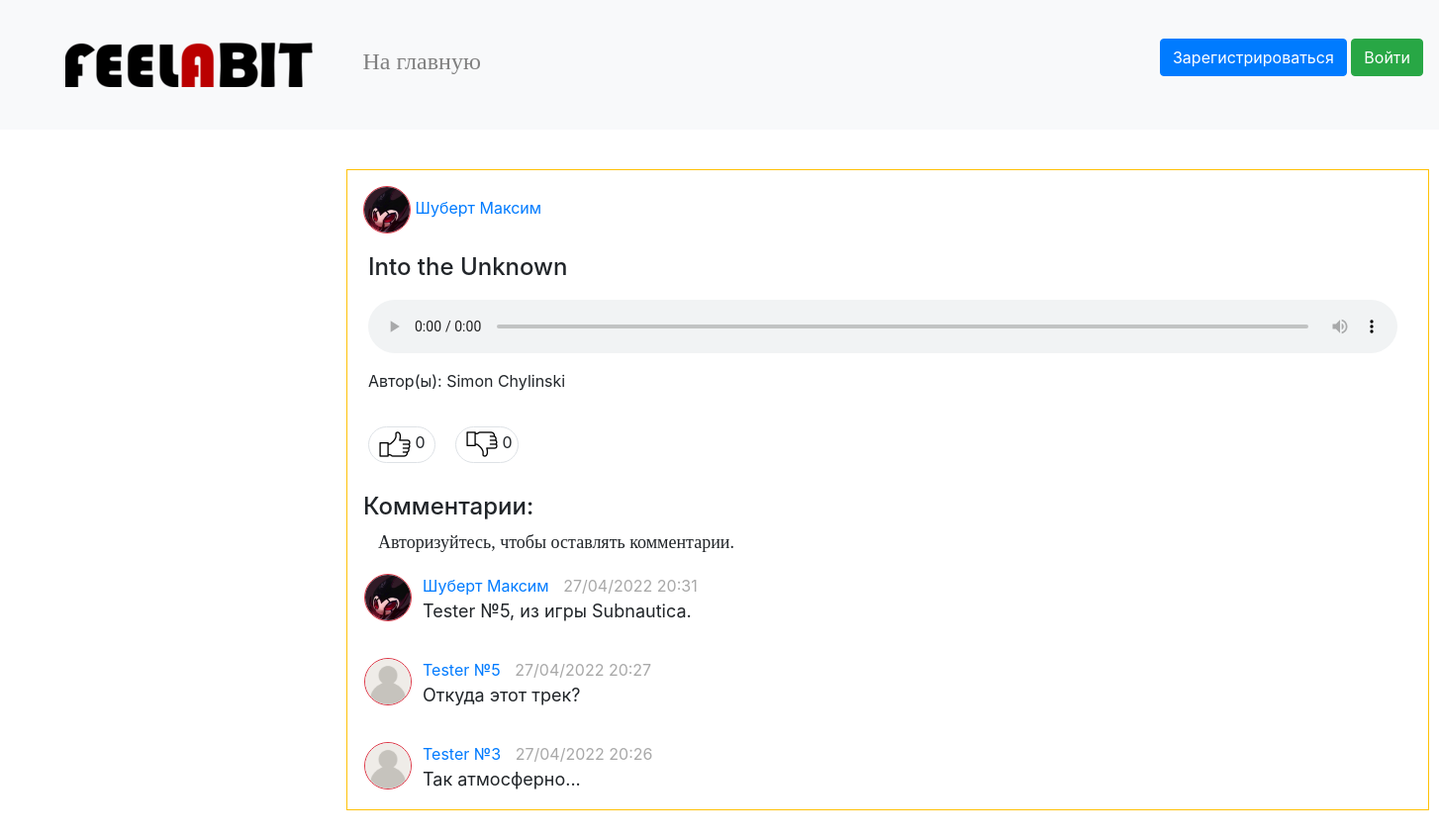
Screenshot of /comments/2 with the database file from the repository.
### data/users.py (models this page shows, shortened)
class User(SqlAlchemyBase, UserMixin, SerializerMixin):
    __tablename__ = 'users'
    id = sqlalchemy.Column(sqlalchemy.Integer, primary_key=True, autoincrement=True)
    surname = sqlalchemy.Column(sqlalchemy.String, nullable=True)
    name = sqlalchemy.Column(sqlalchemy.String, nullable=True)
    role = sqlalchemy.Column(sqlalchemy.String, nullable=True)
    email = sqlalchemy.Column(sqlalchemy.String, index=True, unique=True, nullable=True)
    age = sqlalchemy.Column(sqlalchemy.Integer, nullable=True)
    avatar_img = sqlalchemy.Column(sqlalchemy.String, default='/static/img/user.png')
    hashed_password = sqlalchemy.Column(sqlalchemy.String, nullable=True)
    modified_date = sqlalchemy.Column(sqlalchemy.DateTime, default=datetime.datetime.now)
    register_date = sqlalchemy.Column(sqlalchemy.DateTime, default=datetime.datetime.now)

### data/audio.py (models this page shows, shortened)
class Audio(SqlAlchemyBase, SerializerMixin):
    __tablename__ = 'audio'
    id = sqlalchemy.Column(sqlalchemy.Integer, primary_key=True, autoincrement=True)
    file = sqlalchemy.Column(sqlalchemy.String, nullable=True)
    publisher = sqlalchemy.Column(sqlalchemy.Integer, sqlalchemy.ForeignKey('users.id'))
    name = sqlalchemy.Column(sqlalchemy.String, nullable=True)
    author = sqlalchemy.Column(sqlalchemy.String, nullable=True)
    genre = sqlalchemy.Column(sqlalchemy.String, nullable=True)
    duration = sqlalchemy.Column(sqlalchemy.Integer, nullable=True)
    likes = sqlalchemy.Column(sqlalchemy.Integer, default=0)
    dislikes = sqlalchemy.Column(sqlalchemy.Integer, default=0)
    likers = sqlalchemy.Column(sqlalchemy.String, nullable=True)
    dislikers = sqlalchemy.Column(sqlalchemy.String, nullable=True)
    comments = sqlalchemy.Column(sqlalchemy.String, default='')
    publish_date = sqlalchemy.Column(sqlalchemy.DateTime, default=datetime.datetime.now)
    modified_date = sqlalchemy.Column(sqlalchemy.DateTime, default=datetime.datetime.now)

### main.py (the view)
@app.route('/comments/<int:audio_id>')
def comments(audio_id):
    db_sess = db_session.create_session()
    audio = db_sess.query(Audio).filter(Audio.id == audio_id).first()
    audio_comments = []
    if audio.comments:
        for comment_data in audio.comments.split('✓'):
            commentator_id, comment_text, comment_date = comment_data.replace('[', '').replace(']', '').split('Ø', 2)
            commentator = db_sess.query(User).filter(User.id == commentator_id).first()
            comment_id = audio.comments.split('✓').index(comment_data)
            audio_comments.append([commentator, comment_text, comment_date, comment_id])
    publisher = db_sess.query(User).filter(User.id == audio.publisher).first()
    publisher_name = publisher.surname + ' ' + publisher.name
    publisher_avatar = publisher.avatar_img
    audio_likers = map(int, audio.likers.split()) if audio.likers else []
    audio_dislikers = map(int, audio.dislikers.split()) if audio.dislikers else []
    audio_info = [audio.publisher, audio.author, audio.file, audio.name,
                  audio.genre, publisher_name, audio.id, audio.likes,
                  audio.dislikes, audio_likers, audio_dislikers, publisher_avatar]
    return render_template('comments.html', audio=audio_info, audio_comments=reversed(audio_comments))

### data/db_session.py (called while the page is built)
def create_session() -> Session:
    global __factory
    return __factory()

### templates/comments.html (shortened to what this page needs)
{% extends "base.html" %}
{% block content %}
    <table class="border rounded border-warning"
           style="margin-left: 250px;margin-right: 250px;margin-top: 40px;margin-bottom:40px">
        <tr>
            <td>
                <div>
                    <a href="/user/{{ audio[0] }}" style="margin-top: 15px;margin-left: 15px;display: inline-block">
                        <img src="{{ audio[11] }}" width="48px" height="48px"
                                class="border rounded-circle border-danger"/> {{ audio[5] }}
                    </a>
                    <h4 style="padding-top: 20px;padding-bottom: 10px;padding-left: 20px">{{ audio[3] }}</h4>
                    <audio class="audio-main" src="/{{ audio[2] }}" controls></audio>
                    <p style="padding-left: 20px">Автор(ы): {{ audio[1] }}</p>
                    <p style="padding-top: 20px">
                        {% set stl = "width:70px;margin-left:20px;padding-bottom:10px;
                            padding-top:5px;padding-right:5px;" %}
                        {% if current_user.id in audio[9] %}
                            {% set stl = stl + "background-color: silver" %}
                        {% endif %}
                        <span class="border rounded-pill"
                            style="{{ stl }}">
                            <a href="/like/{{ audio[6] }} comments {{ audio[6] }}">
                                <img src="/static/img/thumb.png" style="margin-left:10px"/>
                            </a>
                            {{ audio[7] }}
                        </span>
                        {% set stl1 = "width:70px;margin-left:20px;padding-bottom:10px;
                            padding-top:5px;padding-right:5px;" %}
                        {% if current_user.id in audio[10] %}
                            {% set stl1 = stl + "background-color: silver" %}
                        {% endif %}
                        <span class="border rounded-pill"
                            style="{{ stl1 }}">
                            <a href="/dislike/{{ audio[6] }} comments {{ audio[6] }}">
                                <img class='rotateimg180 mirrorY' src="/static/img/thumb.png" style="margin-left:10px"/>
                            </a>
                            {{ audio[8] }}
                        </span>
                    </p>
                </div>
            </td>
        </tr>
        <tr>
            <td>
                <h4 style="margin-top: 15px;margin-left: 15px">Комментарии:</h4>
                {% if current_user.is_authenticated %}
                    <div class="input-group" style="margin-top: 30px;margin-bottom: 15px">
                        <div class="form-outline" style="margin-left: 15px">
                            <input size="112" id="comment_field"
                                class="form-control" placeholder="Ваш комментарий..."/>
                        </div>
                        <button style="margin-left: 10px" class="btn btn-primary" onclick="comment({{ audio[6] }},{{ current_user.id }})">Комментировать</button>
                    </div>
                {% else %}
                    <font size="4" face="Trebuchet MS" style="margin-top: 30px;margin-bottom: 15px;margin-left: 30px">Авторизуйтесь, чтобы оставлять комментарии.</font>
                {% endif %}
            </td>
        </tr>
        {% for comment in audio_comments %}
        <tr>
            <td>
                <div style="margin-top: 15px;margin-left: 15px; margin-bottom: 15px">
                    <table>
                        <tr>
                            <td style="vertical-align: top">
                                <a href="/user/{{ comment[0].id }}" style="display: inline-block">
                                    <img src="{{ comment[0].avatar_img }}" width="48px" height="48px"
                                         class="border rounded-circle border-danger"/>
                                </a>
                            </td>
                            <td style="padding-left: 10px">
                                <a href="/user/{{ comment[0].id }}" style="display: inline-block">
                                    {{ comment[0].surname }} {{ comment[0].name }}</a>
                                <font color="#A8A8A8" style="margin-left: 10px">{{ comment[2] }}</font>
                                <br>
                                <font class="word" size="4">{{ comment[1] }}</font>
                            </td>
                        </tr>
                    </table>
                </div>
            </td>
        </tr>
        {% endfor %}
    </table>
{% endblock %}

### static/css/style.css (style rules this page uses)
.audio-main { margin-left: 20px; margin-right: 30px; margin-bottom: 10px; width: 1040px }
.word { -moz-hyphens: auto; -webkit-hyphens: auto; -ms-hyphens: auto; }
.rotateimg180 { -webkit-transform:rotate(180deg); -moz-transform: rotate(180deg); -ms-transform: rotate(180deg); -o-transform: rotate(180deg); transform: rotate(180deg); }
.mirrorY { transform: scale(1, -1); }

### rows the page displays
User: avatar_img (picture), surname "Шуберт", name "Максим", comment "27/04/2022 20:31", comment "Tester №5, из игры Subnautica."
Audio: name "Into the Unknown", author "Simon Chylinski"
User: avatar_img (placeholder picture), surname "Tester", name "№5", comment "27/04/2022 20:27", comment "Откуда этот трек?"
User: avatar_img (placeholder picture), surname "Tester", name "№3", comment "27/04/2022 20:26", comment "Так атмосферно..."

### other values shown
{{ audio[5] }} "Шуберт Максим"
{{ audio[7] }} "0"
{{ audio[8] }} "0"
